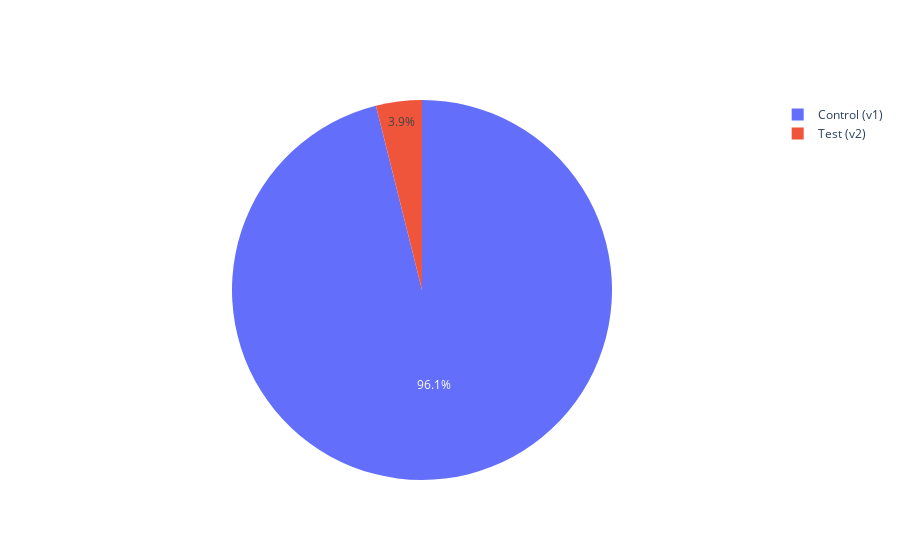

Notebook source saved alongside this figure:
### Markdown cell above
## Overall AB Split

Theories about why the AB split won't match what is "set" on the AB splitter:

* Repeat users will almost always be in the control set, and we have built up a good backlog over a couple of months (40% of our users are returning from google analytics, but that is over full lifetime of the cookie https://analytics.google.com/analytics/web/?authuser=2#/report/visitors-type/a117250120w173910722p173182279/ )
* Potenially it's related to coming from AMP (don't think so)
* Potentially it's based on origin of the traffic (e.g. certain query params, but this has been turned off).

### Code cell
ab_split_summary = events.groupby("is_test").count()["sent_at"]
ab_split_summary_pretty = [[("Test (v2)" if z[0] else "Control (v1)"), z[1]] for z in ab_split_summary.iteritems()]


import plotly.graph_objects as go
fig = make_subplots(1, 1)

fig.add_trace(
    go.Pie(values=[z[1] for z in ab_split_summary_pretty], labels=[z[0] for z in ab_split_summary_pretty]),
)

                
fig.show()

### Figure 1 — Plotly figure (JSON) as saved in the notebook; plotly's stock layout.template omitted (floating-point values rounded to 4 significant figures)
{"data": [{"labels": ["Control (v1)", "Test (v2)"], "type": "pie", "values": [961, 39]}], "layout": {"autosize": true, "xaxis": {"anchor": "y", "domain": [0, 1]}, "yaxis": {"anchor": "x", "domain": [0, 1]}}}
